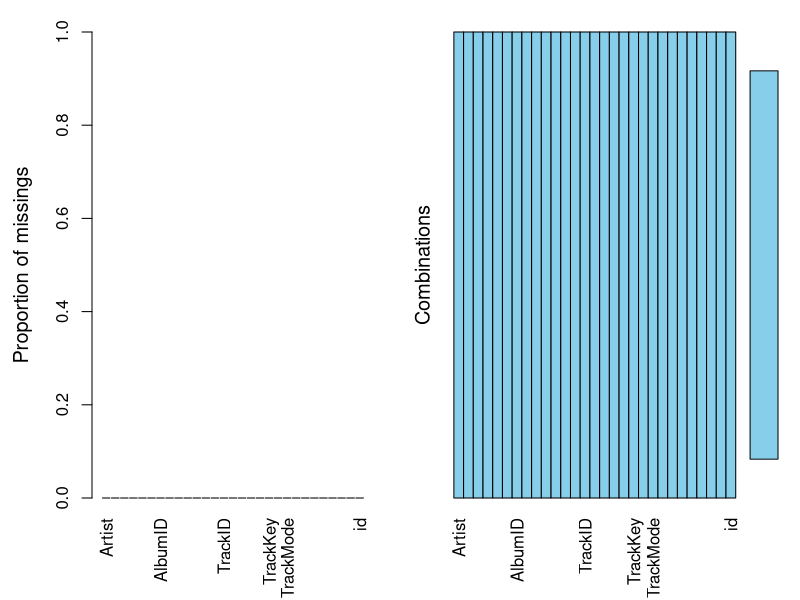
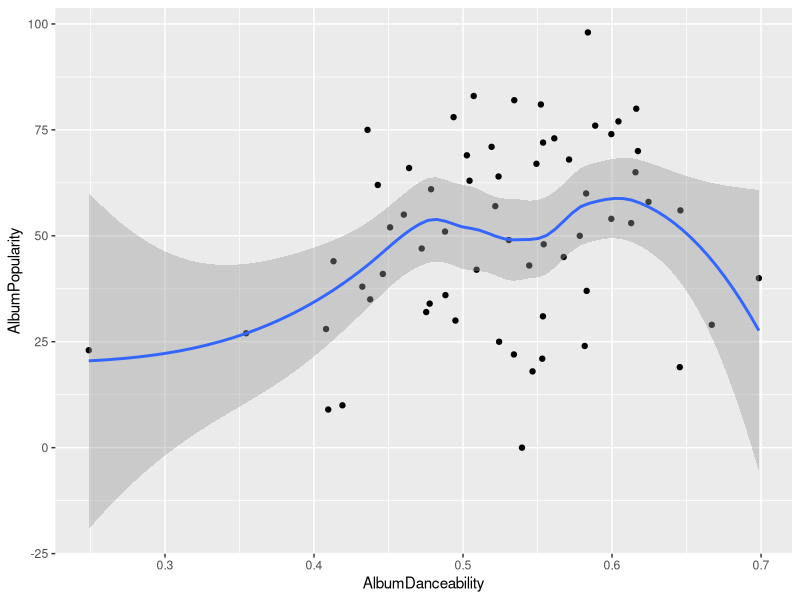
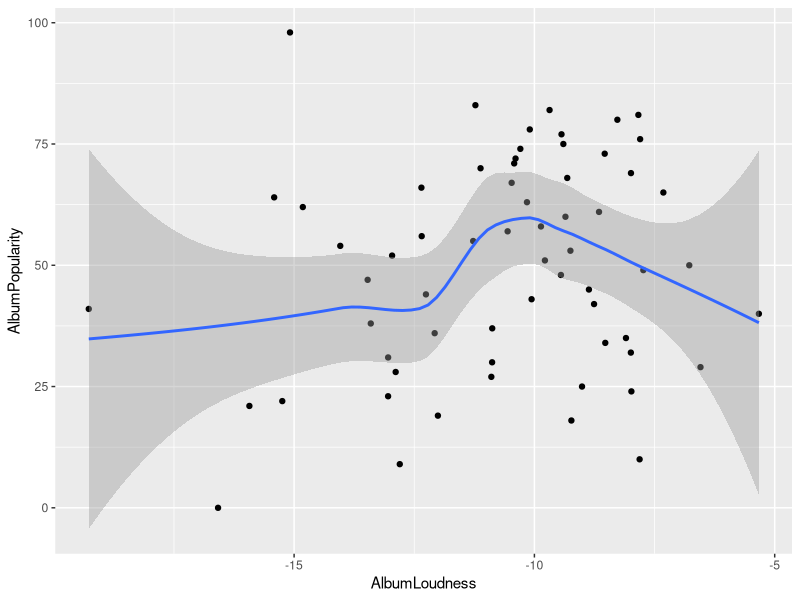
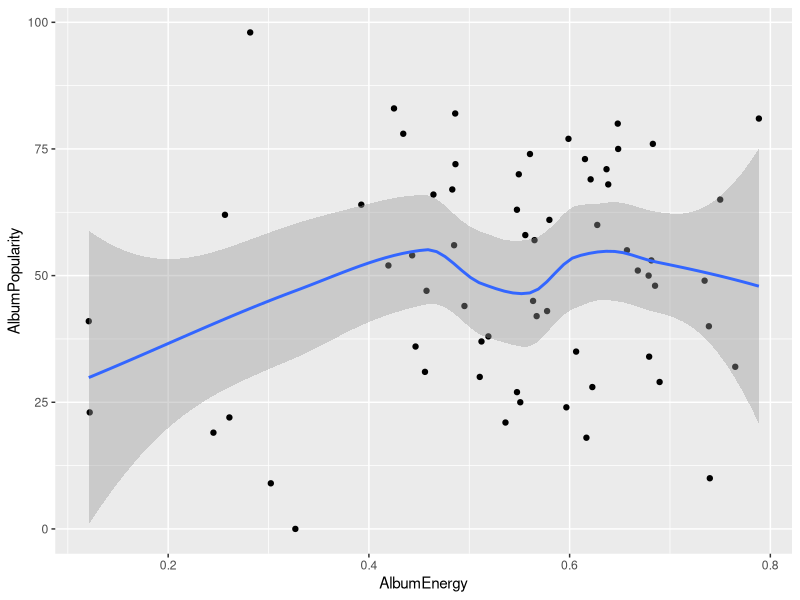
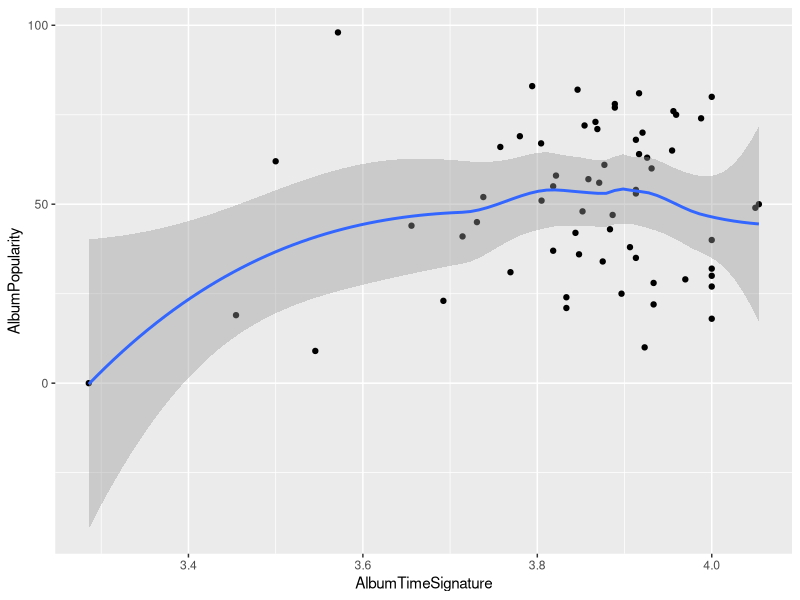
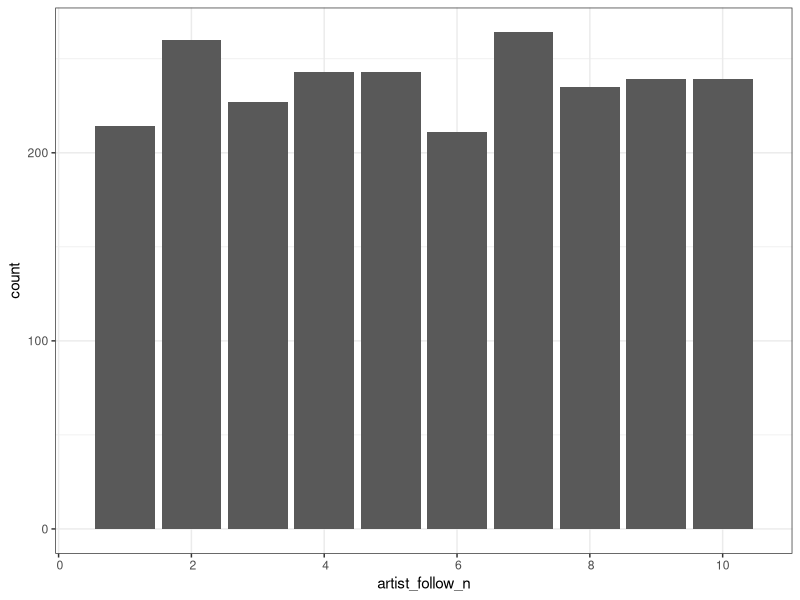
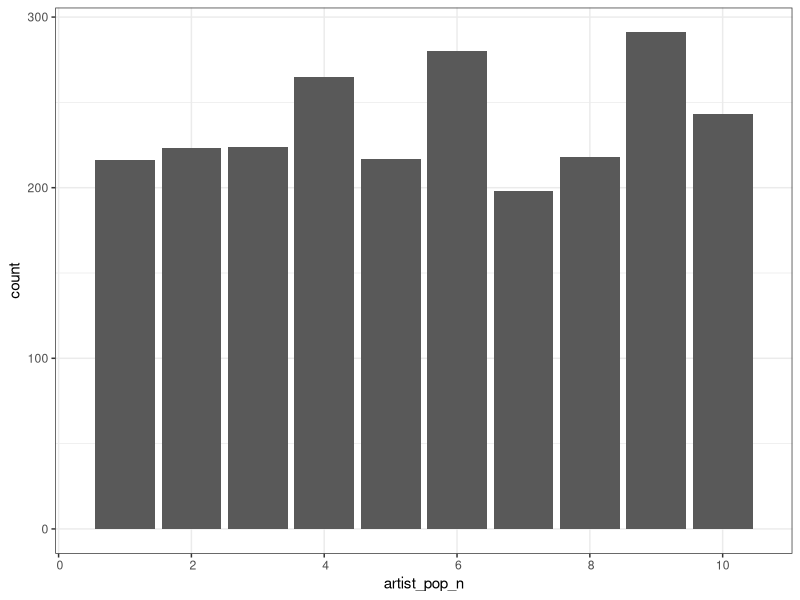
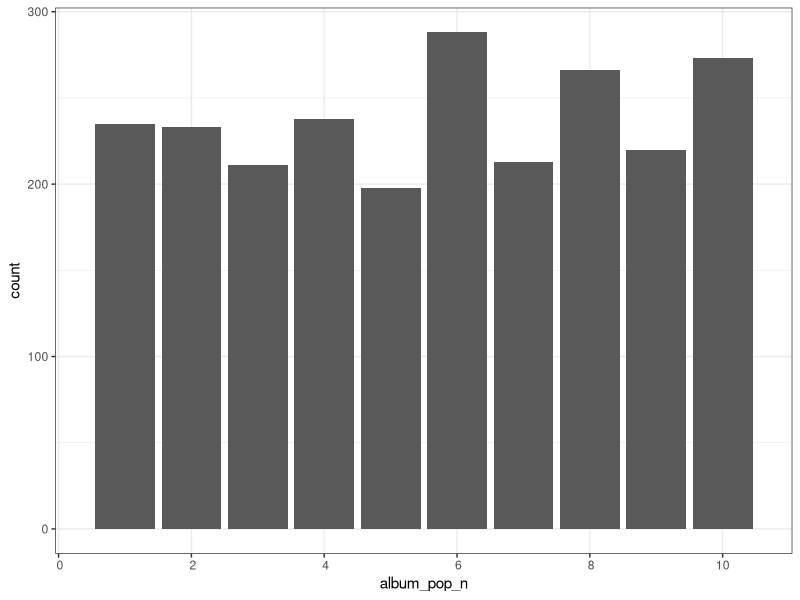

Write the R code that produced these figures, in order. (Note: this script raises an error after producing the figures.)
## ---- chunk 1
knitr::opts_chunk$set(echo = TRUE)
## ---- chunk 2
library(tidyverse)
library(lubridate)
library(GGally)
library(cluster)
library(VIM)
library(fpc)
library(leaps)

## ---- chunk 3
spotify.clustering <- read_csv("inst/edited_spotify.csv")

clean_data <- spotify.clustering %>%
  mutate(AlbumReleaseDate = parse_date_time(AlbumReleaseDate, orders = c("y", "ym","ymd"))) %>%
  #Old-school grepl method
  mutate(Artist = ifelse(grepl("Beyonc*", Artist), 'Beyonce', Artist)) %>%
  #Tidyverse str_detect method
  mutate(Artist = ifelse(Artist %>% 
                           str_detect("Janelle Mon*"), 'Janelle Monae', Artist)) %>%
  mutate(AlbumBestChartPosition = ifelse(AlbumBestChartPosition %>% 
                           str_detect("#N/A"), 0, AlbumBestChartPosition)) %>%
  mutate(AlbumBestChartPosition = as.numeric(AlbumBestChartPosition)) %>%
  na.omit() %>%
  mutate(id = row_number()) %>%
  mutate(id = as.character(id)) 
sapply(data, class)

aggr(clean_data) # checks for missing data

test_data <- subset(clean_data, ((AlbumName == "A Girl Called Dusty") | 
                                 (AlbumName == "Action!") |
                                 (AlbumName == "Selling England By The Pound") |
                                 (AlbumName == "Carpenters") | 
                                 (AlbumName == "Ride On") |
                                 (AlbumName == "Autoamerican") |
                                 (AlbumName == "Selected Ambient Works 85-92") |    
                                 (AlbumName == "Different Class") |
                                 (AlbumName == "O") |
                                 (AlbumName == "The Elder Scrolls IV: Oblivion: Original Game Soundtrack") |
                                 (AlbumName == "AM") |
                                 (AlbumName == "An Awesome Wave")))

training_data <- subset(clean_data, ((AlbumName != "A Girl Called Dusty") & 
                                     (AlbumName != "Action!") &
                                     (AlbumName != "Selling England By The Pound") &
                                     (AlbumName != "Carpenters") & 
                                     (AlbumName != "Ride On") &
                                     (AlbumName != "Autoamerican") &
                                     (AlbumName != "Selected Ambient Works 85-92") &    
                                     (AlbumName != "Different Class") &
                                     (AlbumName != "O") &
                                     (AlbumName != "The Elder Scrolls IV: Oblivion: Original Game Soundtrack") &
                                     (AlbumName != "AM") &
                                     (AlbumName != "An Awesome Wave")))

training_data_subsetted <- training_data[c("TrackDuration", "TrackDanceability",
                                 "TrackEnergy", "TrackKey", "TrackLoudness",
                                 "TrackSpeechiness", "TrackAcousticness",
                                 "TrackInstrumentalness", "TrackLiveness", "TrackValence",
                                 "TrackTempo")]
## ---- chunk 4
MyData = {training_data %>% 
    group_by(Artist,AlbumName,AlbumPopularity) %>% 
    summarize(AlbumDanceability = mean(TrackDanceability),
              AlbumLoudness = mean(TrackLoudness),
              AlbumSpeechiness = mean(TrackSpeechiness),
              AlbumDuration = mean(TrackDuration),
              AlbumNumber = mean(TrackNumber),	
              AlbumEnergy = mean(TrackEnergy),	
              AlbumKey = mean(TrackKey),	
              AlbumMode = mean(TrackMode),	
              AlbumAcousticness = mean(TrackAcousticness),	
              AlbumInstrumentalness = mean(TrackInstrumentalness),	
              AlbumLiveness = mean(TrackLiveness),
              AlbumValence = mean(TrackValence),
              AlbumTempo = mean(TrackTempo),	
              AlbumTimeSignature = mean(TrackTimeSignature) )}


#the mean method

MyData1 = {training_data %>% 
    group_by(ArtistPopularity) %>% 
    summarize(ArtistDanceability = mean(TrackDanceability),
              ArtistLoudness = mean(TrackLoudness),
              ArtistSpeechiness = mean(TrackSpeechiness),
              ArtistDuration = mean(TrackDuration),
              ArtistNumber = mean(TrackNumber),	
              ArtistEnergy = mean(TrackEnergy),	
              ArtistKey = mean(TrackKey),	
              ArtistMode = mean(TrackMode),	
              ArtistAcousticness = mean(TrackAcousticness),	
              ArtistInstrumentalness = mean(TrackInstrumentalness),	
              ArtistLiveness = mean(TrackLiveness),
              ArtistValence = mean(TrackValence),
              ArtistTempo = mean(TrackTempo),	
              ArtistTimeSignature = mean(TrackTimeSignature) )}


## ---- chunk 5
MyData2 = {training_data %>% 
    group_by(AlbumPopularity) %>% 
    summarize(AlbumDanceability = mean(TrackDanceability),
              AlbumLoudness = mean(TrackLoudness),
              AlbumSpeechiness = mean(TrackSpeechiness),
              AlbumDuration = mean(TrackDuration),
              AlbumNumber = mean(TrackNumber),	
              AlbumEnergy = mean(TrackEnergy),	
              AlbumKey = mean(TrackKey),	
              AlbumMode = mean(TrackMode),	
              AlbumAcousticness = mean(TrackAcousticness),	
              AlbumInstrumentalness = mean(TrackInstrumentalness),	
              AlbumLiveness = mean(TrackLiveness),
              AlbumValence = mean(TrackValence),
              AlbumTempo = mean(TrackTempo),	
              AlbumTimeSignature = mean(TrackTimeSignature) )}

#ggpairs(MyData2)

MyData2 %>% ggplot(aes(x =AlbumDanceability,y = AlbumPopularity)) + geom_point()  + geom_smooth()

MyData2 %>% ggplot(aes(x = AlbumLoudness,y = AlbumPopularity)) + geom_point()  + geom_smooth()

MyData2 %>% ggplot(aes(x =  AlbumEnergy ,y = AlbumPopularity)) + geom_point()  + geom_smooth()

MyData2 %>% ggplot(aes(x =  AlbumTimeSignature   ,y = AlbumPopularity)) + geom_point()  + geom_smooth()
## ---- chunk 6
correlations <- data.frame(matrix(0, nrow = 0, ncol = 0))

for(i in 1:11){
  for(j in 1:11){
  correlations[i,j] <- round(cor(training_data_subsetted[i], training_data_subsetted[j]), 2)
  }
}
correlations
for(i in 1:11){
 names(correlations)[i] <- colnames(training_data_subsetted[i])
}

## ---- chunk 7
#Looking at implementing new variables for each popularity variable
#Can then take this and normalise to give a score out of 100.
#To start with the whole training dataset will be used
normy <- function(x){
  as.numeric(x)
  quantile(x, c(0, 0.1, 0.2, 0.3, 0.4, 0.5, 0.6, 0.7, 0.8, 0.9, 1), na.rm = TRUE)
}
#Assumption: NA means it didn't reach the charts, lower the position the better
abcp_normy <- normy(training_data$AlbumBestChartPosition)
anf_normy <- normy(training_data$ArtistNumFollowers)
awoc_normy <- normy(training_data$AlbumWeeksOnChart)
awn1_normy <- normy(training_data$AlbumWeeksNumberOne)
ap_normy <- normy(training_data$AlbumPopularity)
artp_normy <- normy(training_data$ArtistPopularity)

#Gets the 20% percentile for example
as.numeric(abcp_normy[6])

training_data <- training_data %>%
  mutate(album_bcp = if_else(AlbumBestChartPosition == 0, 1,
                         if_else(AlbumBestChartPosition == 1, 10,
                         if_else(AlbumBestChartPosition == 2, 9,
                         if_else(AlbumBestChartPosition == 3, 8,
                           0 ))))) %>% #... repeat for other variables
  mutate(artist_follow_n = 0) %>%
  mutate(album_pop_n = 0) %>%
  mutate(artist_pop_n = 0) %>%
  mutate(album_weeks_on_chart_n = if_else(AlbumWeeksOnChart == 0, 1, 0)) %>%
  mutate(album_weeks_number_1n = if_else(AlbumWeeksNumberOne == 0, 1, 0)) %>%
  mutate(popularity = -1)

# training_data <- training_data %>%
#   mutate(album_bcp = 0) %>%
#   mutate(artist_follow_n = 0) %>%
#   mutate(album_pop_n = 0) %>%
#   mutate(artist_pop_n = 0) %>%
#   mutate(album_weeks_on_chart_n = 0) %>%
#   mutate(album_weeks_number_1n = 0)

#album weeks number 1, this is fine as we are going > 0 and =< 1
for(i in 8:10){
  for(j in 1:nrow(training_data)){
      if(training_data$AlbumWeeksNumberOne[j] > as.numeric(awn1_normy[i]) &&
         training_data$AlbumWeeksNumberOne[j] <= as.numeric(awn1_normy[i + 1])){
    training_data$album_weeks_number_1n[j] = i
  }
  }
}

for(i in 2:10){
  for(j in 1:nrow(training_data)){
      if(training_data$AlbumWeeksOnChart[j] > as.numeric(awoc_normy[i]) &&
         training_data$AlbumWeeksOnChart[j] <= as.numeric(awoc_normy[i + 1])){
    training_data$album_weeks_on_chart_n[j] = i
  }
  }
}

#album weeks on chart

#albumchartposition
for(i in 6:10){
  for(j in 1:nrow(training_data)){
      if(training_data$AlbumBestChartPosition[j] > as.numeric(abcp_normy[i]) &&
         training_data$AlbumBestChartPosition[j] <= as.numeric(abcp_normy[i + 1])){
    training_data$album_bcp[j] = (12-i)
  }
  }
}

#This is obviously wrong but not sure why... Looks like it should be working to me        
#Updating artist_followers, need to sort it for end case, last one needs to be <= not <0
# Can probably just mutate into it tbh at the end to fix all last cases.
for(i in 1:10){
  for(j in 1:nrow(training_data)){
      if(training_data$ArtistNumFollowers[j] >= as.numeric(anf_normy[i]) &&
         training_data$ArtistNumFollowers[j] < as.numeric(anf_normy[i + 1])){
    training_data$artist_follow_n[j] = i
  }
  }
}
#Create and update artist_popularity
for(i in 1:10){
  for(j in 1:nrow(training_data)){
      if(training_data$ArtistPopularity[j] >= as.numeric(artp_normy[i]) &&
         training_data$ArtistPopularity[j] < as.numeric(artp_normy[i + 1])){
    training_data$artist_pop_n[j] = i
  }
  }
}
#Create and update album popularity
for(i in 1:10){
  for(j in 1:nrow(training_data)){
      if(training_data$AlbumPopularity[j] >= as.numeric(ap_normy[i]) &&
         training_data$AlbumPopularity[j] < as.numeric(ap_normy[i + 1])){
    training_data$album_pop_n[j] = i
  }
  }
}
#Could maybe add a years from release as a penalty to make newer songs higher rated or subset the data?
#Should probably add some sort of verification to the numbers for now they are arbitrary?
training_data_pop <- training_data %>%
  mutate(popularity = ((25 * training_data$album_pop_n + 25 * training_data$artist_pop_n +
                         25 * training_data$artist_follow_n + 10 * training_data$album_bcp +
                         10 * training_data$album_weeks_on_chart_n +
                         5 * training_data$album_weeks_number_1n)/10)) %>%
  #Correcting for the max term which is not included in the if statement
  mutate(artist_follow_n = if_else(artist_follow_n == 0, 10, artist_follow_n)) %>%
  mutate(artist_pop_n = if_else(artist_pop_n == 0, 10, artist_pop_n)) %>%
  mutate(album_pop_n = if_else(album_pop_n == 0, 10, album_pop_n))

bar_plot <- function(x){
  training_data_pop %>% 
  ggplot(aes_string(x = x)) + 
  geom_bar() +
    theme_bw() +
    scale_x_discrete(limits = c(0,2,4,6,8,10))
}
lapply(c("artist_follow_n", "artist_pop_n","album_pop_n","album_bcp",
         "album_weeks_on_chart_n", "album_weeks_number_1n"), bar_plot)
## ---- chunk 8
#all subsets regression
m <- regsubsets(ArtistPopularity ~ ., data = training_data)

summary(m)

par(mfrow = c(1,1))

plot(m, scale = "Cp")

plot(m, scale = "bic")

plot(m, scale = "adjr2")


#a selected best model by BIC
m1 <- lm(ArtistPopularity ~ ArtistDanceability + ArtistAcousticness + ArtistValence,data=training_data)
summary(m1)

#all subsets regression
m <- regsubsets( AlbumPopularity ~ ., data = MyData2)

summary(m)

par(mfrow = c(1,1))

plot(m, scale = "Cp")

plot(m, scale = "bic")

plot(m, scale = "adjr2")


#a selected best model by BIC
m1 <- lm(AlbumPopularity ~ AlbumDanceability + AlbumAcousticness + AlbumValence,data=MyData2)
summary(m1)
## ---- chunk 9
#Genre analysis using stringr to extract the most commonly appearing words
spotify.genres <- read_csv("inst/edited_spotify.csv") %>% 
  mutate(ArtistGenres = strsplit(ArtistGenres, ","))

genres <- na.omit(unique(unlist(spotify.genres$ArtistGenres)))

split_genres <- NULL

for(i in 1:length(genres)) {
  split_genres[i] <- strsplit(genres[i], " ")
}

genre_words <- unlist(split_genres)

unique_genre_words <- unique(genre_words)

genre_words_table <- subset(as.data.frame(table(genre_words)), (Freq > 7))

genre_freq_plot <- ggplot(data = genre_words_table, aes(x=genre_words, y=Freq)) + geom_col()

print(genre_freq_plot)

#Looking at the clusters with 6 as shown from the genre analysis
clusters <- pam(training_data, 6)
plotcluster(training_data, clusters$cluster, color = TRUE, shade = TRUE, labels = 2, lines = 0)
## ---- chunk 10

genres <- mutate(training_data, ArtistGenres = strsplit(ArtistGenres, ","))$ArtistGenres %>% 
  unlist() %>% unique() %>% na.omit()

split_genres <- NULL

for(i in 1:length(genres)) {
  split_genres[i] <- strsplit(genres[i], " ")
}

genre_words <- unlist(split_genres)

genre_words <- replace(genre_words, (genre_words == "hip" | genre_words == "hop"), "hip-hop")

unique_genre_words <- unique(genre_words)

genre_freq_plot <- subset(as.data.frame(table(genre_words)), (Freq > 8)) %>% 
  ggplot(aes(x=genre_words, y=Freq)) + geom_col()

print(genre_freq_plot)

## ---- chunk 11

# associate tracks that have multiple genres with the most frequent genre (since these will be broader)

training_data_genre <- training_data %>% mutate(TrueCluster = (row_number()-row_number()))

for(i in 1:length(training_data_genre$ArtistID)) {
  if(str_detect(training_data$ArtistGenres[i], "folk")) {training_data$TrueCluster[i] <- 5}
  if(str_detect(training_data$ArtistGenres[i], "indie")) {training_data$TrueCluster[i] <- 4}
  if(str_detect(training_data$ArtistGenres[i], "hip")) {training_data$TrueCluster[i] <- 3}
  if(str_detect(training_data$ArtistGenres[i], "hop")) {training_data$TrueCluster[i] <- 3}
  if(str_detect(training_data$ArtistGenres[i], "pop")) {training_data$TrueCluster[i] <- 2}
  if(str_detect(training_data$ArtistGenres[i], "rock")) {training_data$TrueCluster[i] <- 1}
}

View(training_data_genre)
## ---- chunk 12

clustering_training_data <- training_data[c("TrackDuration", "TrackDanceability",
                                            "TrackEnergy", "TrackKey", "TrackLoudness",
                                            "TrackSpeechiness", "TrackAcousticness",
                                            "TrackInstrumentalness", "TrackLiveness", 
                                            "TrackValence", "TrackTempo")]

clusters <- pam(clustering_training_data, 6)

plotcluster(clustering_training_data, clusters$cluster)

## ---- chunk 13

# Not sure why gather doesn't work, looks like it should as all attributes are numeric but anyway
# distributions <- clean_data %>%
#   gather(key = key, value = value) %>%
#   subset(key %in% colnames(clean_data[15:27])) %>%
#   ggplot() +
#   geom_density(aes(value)) +
#   facet_wrap(~key, scales = "free") +
#   theme_classic()


#print(distributions) commented out because it takes forever to run

ggpairs_1 <- ggpairs(data = training_data_subsetted, columns = 15:27, title = "GGpairs")

#print(ggpairs_1) see above

#Puts each song in  a cluster based on ALL numeric discriptors
cluster_1 <- training_data_subsetted %>%
  select(colnames(training_data_subsetted[15:27]), -TrackMode) %>%
  kmeans(50,100,1)
clusters <- cluster_1$cluster %>%
  enframe(name = "id") %>%
  mutate(id = as.character(id))

#Not sure why not merging think it should
clean_data <- right_join(training_data_subsetted, clusters, by = "id")  %>%
  rename_(cluster = "value")
tibbled <- tibble(clean_data, cluster_1$cluster)
